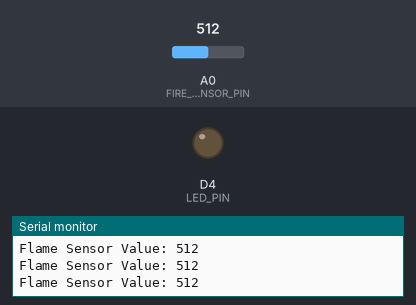
Bench run of a sketch on a simulated ESP8266 (NodeMCU). Shown: output pins drawn as LEDs (lit = HIGH), the last lines printed to the serial monitor. The test bench sets the inputs (shaded band); at power-on: A0 (FIRE_SENSOR_PIN) = 512.

Above: at 1.2 s.
1.3 s: A0 (FIRE_SENSOR_PIN) set to 314
2.8 s: A0 (FIRE_SENSOR_PIN) set to 288
At 5.65 s:
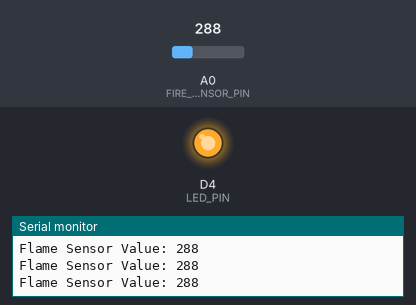
5.8 s: A0 (FIRE_SENSOR_PIN) set to 306
7.3 s: A0 (FIRE_SENSOR_PIN) set to 290
At 7.46 s:
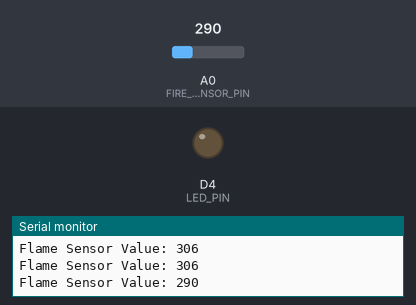
Timing chart, 0 to 11.3 s (numbered marks = the images above; inputs shaded):
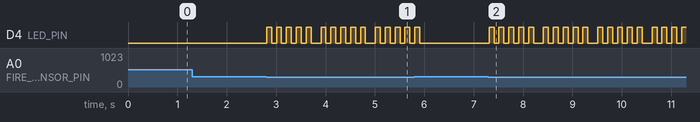

The sketch:

fire_alarm.ino
```cpp
#define FIRE_SENSOR_PIN A0  // Analog pin connected to the flame sensor
#define LED_PIN D4          // GPIO pin connected to the LED

int threshold = 300;        // Threshold value to detect fire

void setup() {
  pinMode(FIRE_SENSOR_PIN, INPUT);  // Set fire sensor pin as input
  pinMode(LED_PIN, OUTPUT);         // Set LED pin as output
  digitalWrite(LED_PIN, LOW);       // Ensure LED is OFF initially

  Serial.begin(9600);               // Initialize Serial Monitor for debugging
}

void loop() {
  int fireValue = analogRead(FIRE_SENSOR_PIN); // Read flame sensor value
  Serial.print("Flame Sensor Value: ");
  Serial.println(fireValue);       // Print value to Serial Monitor

  // Check fire sensor value
  if (fireValue < threshold) {
    // Blink LED rapidly
    for (int i = 0; i < 5; i++) {
      digitalWrite(LED_PIN, HIGH); // Turn ON LED
      delay(100);                  // ON duration
      digitalWrite(LED_PIN, LOW);  // Turn OFF LED
      delay(100);                  // OFF duration
    }
  } else {
    // Ensure LED stays off if no fire
    digitalWrite(LED_PIN, LOW);
  }

  delay(100); // Small delay for stability
}
```

Measured:
- the behaviour switches between 300 and 299 on A0 (FIRE_SENSOR_PIN) (found by bisection; images 0 and 1)
- after the input at 2.8 s, D4 (LED_PIN): LOW → HIGH at once, then repeats every 1.1 s: 4 × (LOW 0.10 s, HIGH 0.10 s), LOW 0.20 s, HIGH 0.10 s
- after the input at 5.8 s, D4 (LED_PIN): goes on until 5.9 s, then stays LOW
- after the input at 7.3 s, D4 (LED_PIN): LOW → HIGH at once, then repeats every 1.1 s: 4 × (LOW 0.10 s, HIGH 0.10 s), LOW 0.20 s, HIGH 0.10 s
